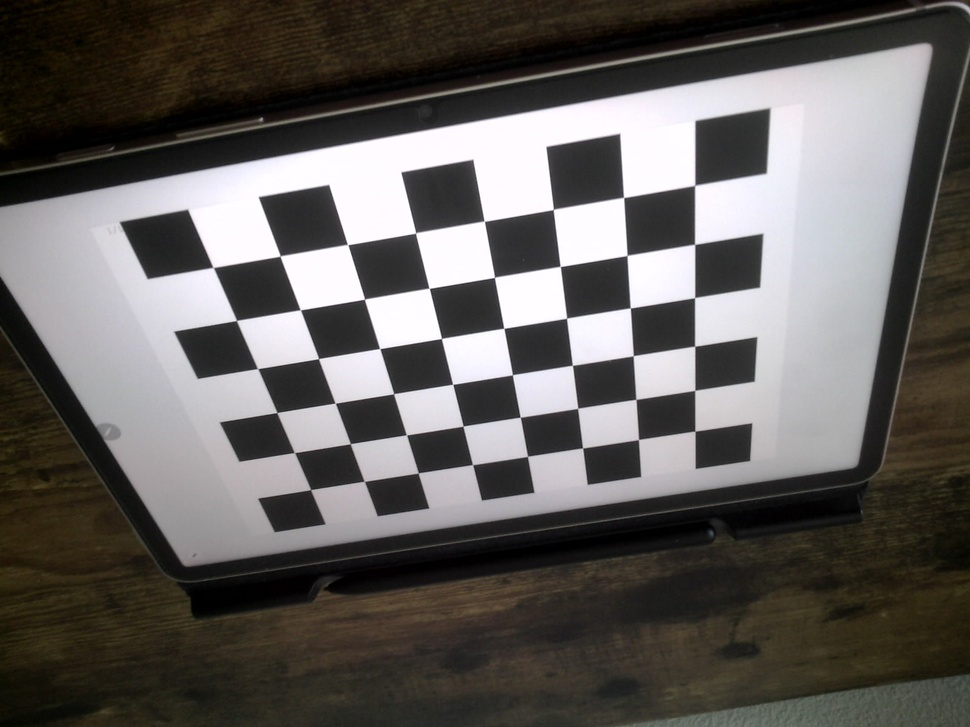
#> input picture software/testing/CV/checkerboard/WIN_20230619_17_55_25_Pro.jpg, 970 x 727 px, shrunk from 1600 x 1200 before the run
$ python calibration.py --dir checkerboard
#> lines starting #> are read from the running program, lines starting #| are printed output that depends on the picture; after the words box and inside, x2 and y2 are one past the last pixel; in counts of white or black regions, pixels touching at a corner belong together; long printed decimals are rounded
# Source: https://github.com/GSNCodes/ArUCo-Markers-Pose-Estimation-Generation-Python/tree/main
# Command: py calibration.py --dir checkerboard/ --square_size 0.018
# New Camera Command: py calibration.py --dir checkerboard/new_3/ --square_size 0.0244 --height 9 --width 6 --visualize True


import numpy as np
import cv2
import os
import argparse


def calibrate(dirpath, square_size, width, height, visualize=False):
    """ Apply camera calibration operation for images in the given directory path. """
#> called with dirpath = 'checkerboard', square_size = 1, width = 8, height = 6, visualize = False

    # termination criteria
    criteria = (cv2.TERM_CRITERIA_EPS + cv2.TERM_CRITERIA_MAX_ITER, 30, 0.001)

    # prepare object points, like (0,0,0), (1,0,0), (2,0,0) ....,(8,6,0)
    objp = np.zeros((height*width, 3), np.float32)
    objp[:, :2] = np.mgrid[0:width, 0:height].T.reshape(-1, 2)

    objp = objp * square_size

    # Arrays to store object points and image points from all the images.
    objpoints = []  # 3d point in real world space
    imgpoints = []  # 2d points in image plane.

    images = os.listdir(dirpath)

    for fname in images:
        img = cv2.imread(os.path.join(dirpath, fname))
#> img is the input picture: shape (727, 970, 3); mean B, G, R 92.1, 95, 98.1
        gray = cv2.cvtColor(img, cv2.COLOR_BGR2GRAY)

        ret, corners = cv2.findChessboardCorners(gray, (width, height), None)
#> ret = True; corners = 48 rows, first 8: [213, 267.5], [280.1, 256.1], [347.6, 244.5], [415.5, 233], [484.4, 221.3], [553.3, 209.5], [623.6, 197.5], [694.7, 185.4]

        # If found, add object points, image points (after refining them)
        if ret:
            objpoints.append(objp)

            corners2 = cv2.cornerSubPix(gray, corners, (11, 11), (-1, -1), criteria)
#> corners2 = 48 rows, first 8: [213.2, 267.4], [280.1, 256], [347.6, 244.5], [415.5, 232.9], [484.3, 221.2], [553.3, 209.4], [623.6, 197.4], [694.7, 185.3]
            imgpoints.append(corners2)

            # Draw and display the corners
            img = cv2.drawChessboardCorners(img, (width, height), corners2, ret)
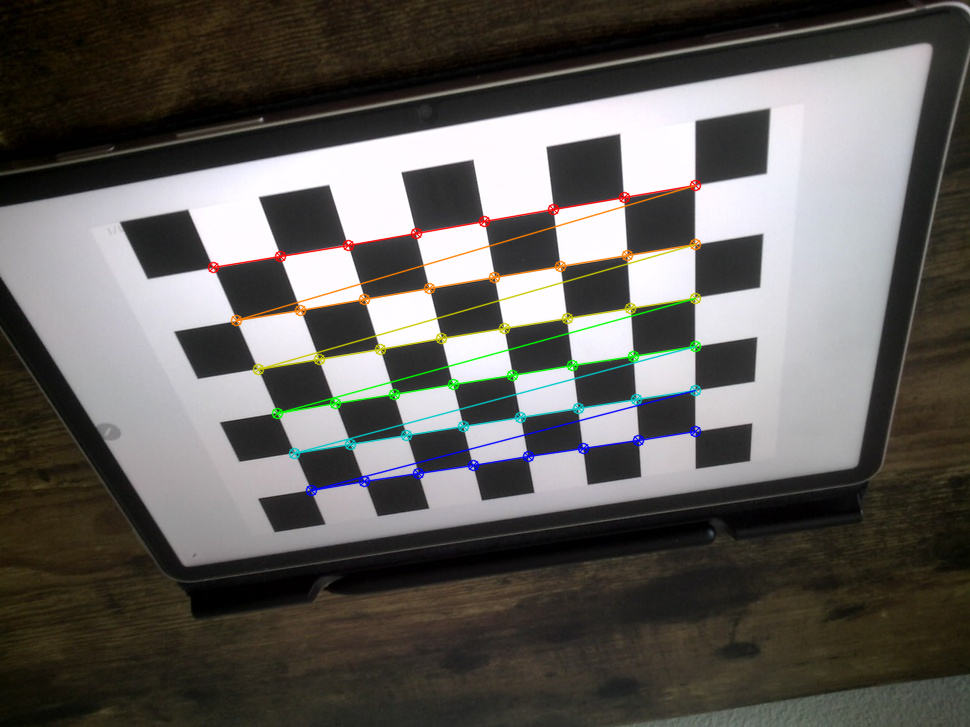
#> img: shape (727, 970, 3); 2.52% of pixels changed, all inside (x1, y1, x2, y2) = (207, 179, 702, 497)

        if visualize:
            cv2.imshow('img',img)
            cv2.waitKey(0)
#> pass 2 of the loop in calibrate, `for fname in images:`:
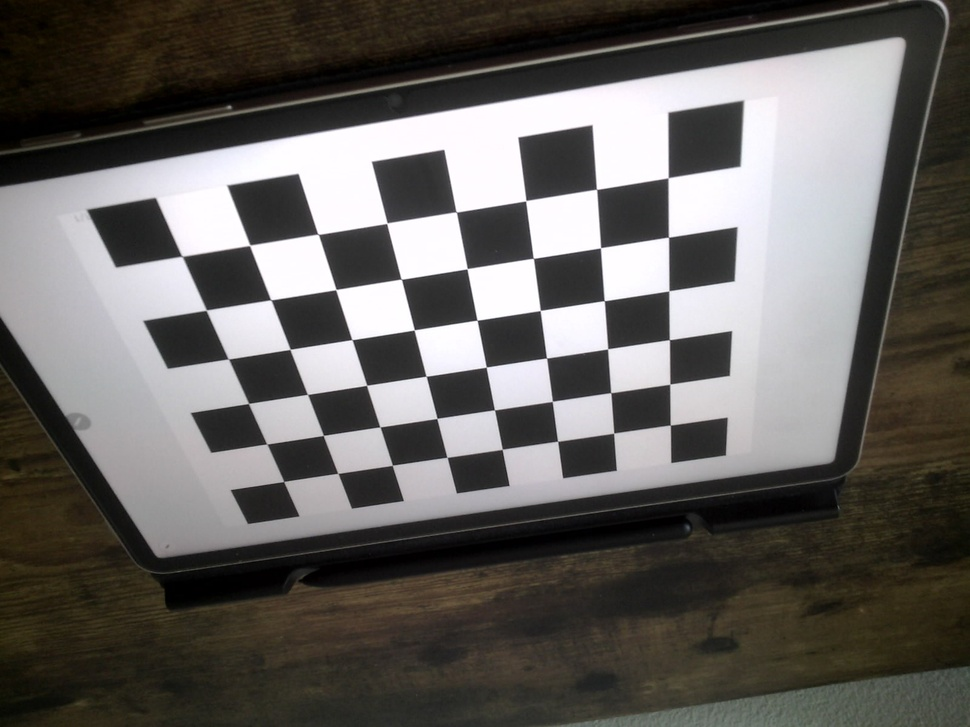
#> input picture software/testing/CV/checkerboard/WIN_20230619_17_55_28_Pro.jpg, 970 x 727 px, shrunk from 1600 x 1200 before the run
#> in calibrate, img is the input picture: shape (727, 970, 3); mean B, G, R 94.6, 97.8, 100.6
#> corners = 48 rows, first 8: [182.2, 256.5], [249.7, 245.4], [318.1, 234.3], [386.8, 223.3], [456.3, 212.1], [525.8, 200.7], [596.5, 189.3], [668.2, 177.7]
#> corners2 = 48 rows, first 8: [182, 256.3], [249.7, 245.3], [318.2, 234.3], [386.8, 223.2], [456.2, 212], [525.8, 200.7], [596.5, 189.3], [668.1, 177.7]
#> in calibrate, `img = cv2.drawChessboardCorners(img, (width, height), corners2, ret)`:
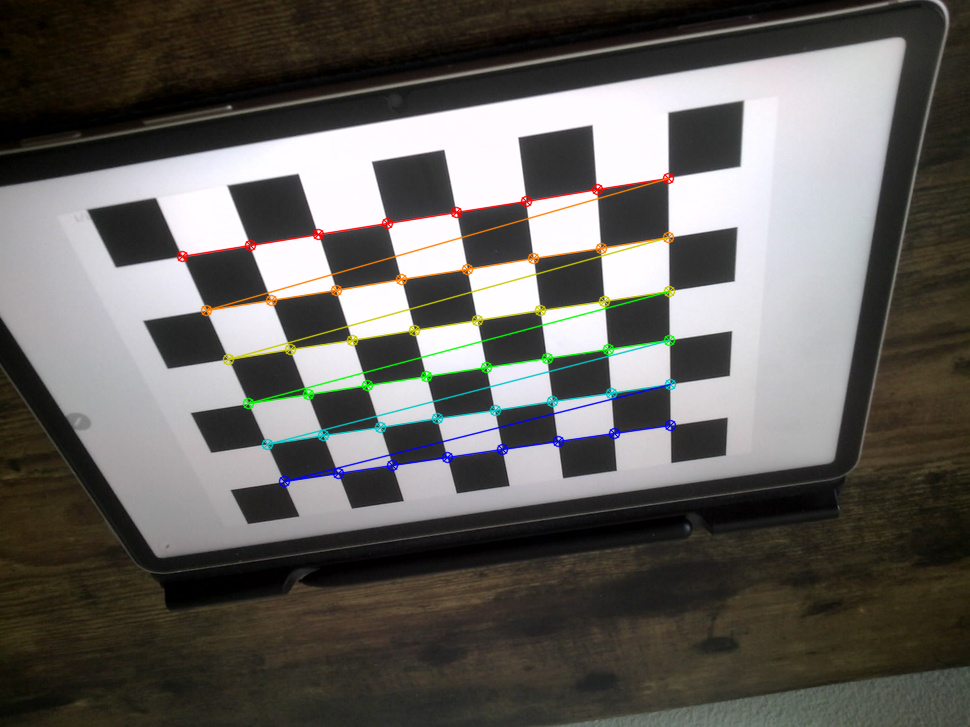
#> img: shape (727, 970, 3); 2.53% of pixels changed, all inside (x1, y1, x2, y2) = (176, 172, 677, 488)


    ret, mtx, dist, rvecs, tvecs = cv2.calibrateCamera(objpoints, imgpoints, gray.shape[::-1], None, None)
#> ret = 0.0901; mtx = [[998.8, 0, 497.8], [0, 1130.3, 363.1], [0, 0, 1]]; dist = [[-0.0232, 1.57, 0.0061, 0.00273, -9.52]]; rvecs = ([0.841, 0.00808, -0.162], [0.848, 0.00249, -0.151]); tvecs = ([-4.15, -1.24, 14.56], [-4.55, -1.37, 14.39])

    mean_error = 0
    for i in range(len(objpoints)):
        imgpoints2, _ = cv2.projectPoints(objpoints[i], rvecs[i], tvecs[i], mtx, dist)
        error = cv2.norm(imgpoints[i], imgpoints2, cv2.NORM_L2)/len(imgpoints2)
        mean_error += error
#> this loop made 2 passes
#> (error, mean_error) on passes 1 to 2: (0.0125, 0.0125), (0.0135, 0.026)
#> after the loop, mean_error = 0.026
    print( "total error: {}".format(mean_error/len(objpoints)) )
#| total error: 0.01299

    return [ret, mtx, dist, rvecs, tvecs]


if __name__ == '__main__':
    ap = argparse.ArgumentParser()
    ap.add_argument("-d", "--dir", required=True, help="Path to folder containing checkerboard images for calibration")
    ap.add_argument("-w", "--width", type=int, help="Width of checkerboard (default=9)",  default=8)
    ap.add_argument("-t", "--height", type=int, help="Height of checkerboard (default=7)", default=6)
    ap.add_argument("-s", "--square_size", type=float, default=1, help="Length of one edge (in metres)")
    ap.add_argument("-v", "--visualize", type=str, default="False", help="To visualize each checkerboard image")
    args = vars(ap.parse_args())

    dirpath = args['dir']
    square_size = args['square_size']

    width = args['width']
    height = args['height']

    if args["visualize"].lower() == "true":
        visualize = True
    else:
        visualize = False

    ret, mtx, dist, rvecs, tvecs = calibrate(dirpath, square_size, visualize=visualize, width=width, height=height)
#> ret = 0.0901; mtx = [[998.8, 0, 497.8], [0, 1130.3, 363.1], [0, 0, 1]]; dist = [[-0.0232, 1.57, 0.0061, 0.00273, -9.52]]; tvecs = ([-4.15, -1.24, 14.56], [-4.55, -1.37, 14.39])

    print(mtx)
#| [[9.98804367e+02 0.00000000e+00 4.97806193e+02]
#|  [0.00000000e+00 1.13033978e+03 3.63116940e+02]
#|  [0.00000000e+00 0.00000000e+00 1.00000000e+00]]
    print(dist)
#| [[-2.32402784e-02  1.56534869e+00  6.10092086e-03  2.72791841e-03
#|   -9.51618594e+00]]

    np.save("calibration_matrix_3", mtx)
    np.save("distortion_coefficients_3", dist)
